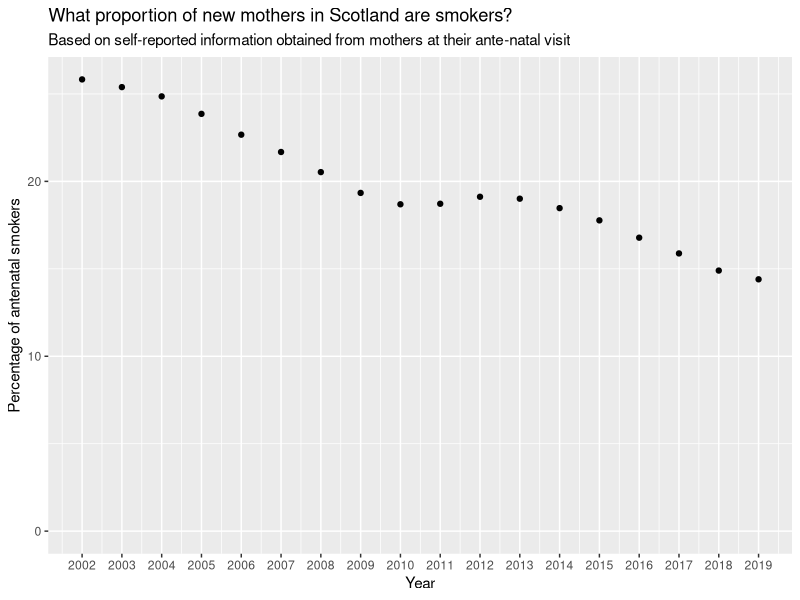
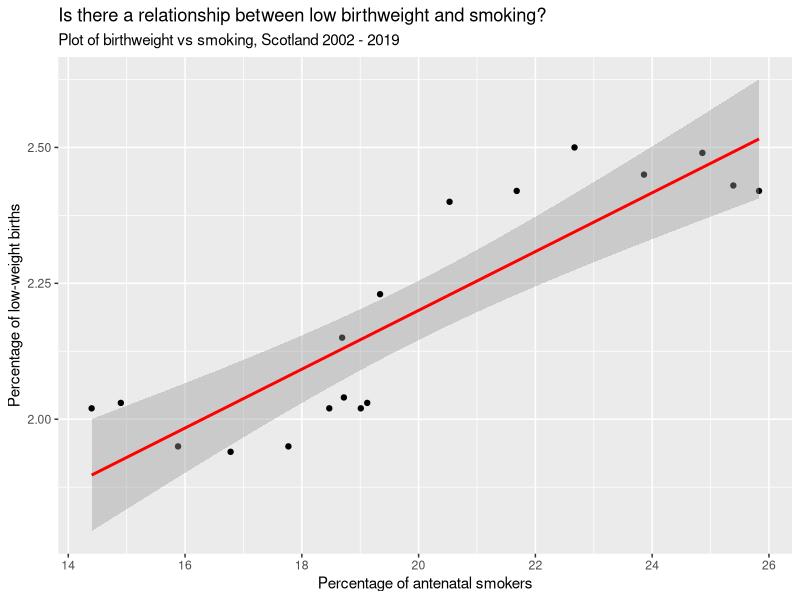

Write the R code that produced these figures, in order.
## ---- chunk 1
library(tidyverse)
library(here)
## ---- chunk 2
smokers <- read_csv(here("data_clean/antenatal_smoking.csv")) %>% 
  arrange(year)
## ---- chunk 3
smokers %>% 
  ggplot() +
  aes(x = year,
      y = ratio) +
  geom_point() +
  scale_x_continuous(breaks = 2002:2019) +
  scale_y_continuous(limits = c(0, NA)) +
  labs(x = "Year",
       y = "Percentage of antenatal smokers",
       title = "What proportion of new mothers in Scotland are smokers?",
       subtitle = "Based on self-reported information obtained from mothers at their ante-natal visit")

## ---- chunk 4
low_birthweight <- read_csv(here("data_clean/low_birthweight.csv")) %>% 
  filter(measurement == "Ratio") %>% 
  arrange(year)
## ---- chunk 5
low_birthweight <- low_birthweight %>% 
  left_join(smokers,
            by = "year")
## ---- chunk 6
low_birthweight %>% 
  ggplot() +
  aes(x = ratio,
      y = value,) +
  geom_point() +
  geom_smooth(method=lm , color="red") +
  labs(x = "Percentage of antenatal smokers",
       y = "Percentage of low-weight births",
       title = "Is there a relationship between low birthweight and smoking?",
       subtitle = "Plot of birthweight vs smoking, Scotland 2002 - 2019") 
